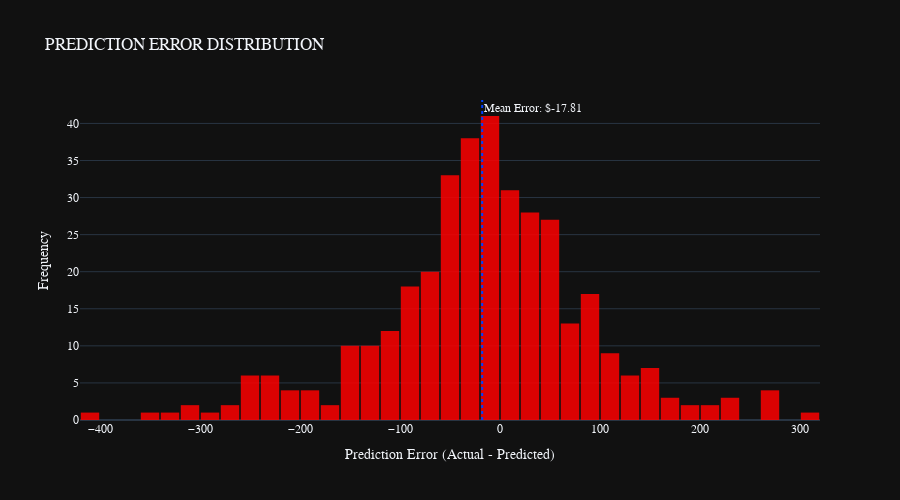

Notebook code for this chart:
### Markdown cell above
# Mean Error Histogram

### Code cell
errors = y_test - y_pred

fig4 = go.Figure()
fig4.add_trace(go.Histogram(
    x=errors,
    nbinsx=50,
    marker_color='#ff0000',
    opacity=0.85,
    name='Errors',
    hovertemplate='Error: $%{x:.2f}<br>Count: %{y}<extra></extra>'
))

# Add mean line
mean_error = errors.mean()
fig4.add_vline(
    x=mean_error, 
    line_dash='dot',
    line_color='#0040ff',
    annotation_text=f'Mean Error: ${mean_error:.2f}'
)

# Dark mode styling
fig4.update_layout(
    title='PREDICTION ERROR DISTRIBUTION',
    xaxis_title='Prediction Error (Actual - Predicted)',
    yaxis_title='Frequency',
    template='plotly_dark',
    bargap=0.08,
    font=dict(family='Arial', size=12),
    height=500,
    showlegend=False
)

fig4.show()

### Figure 1 — Plotly figure (JSON) as saved in the notebook; plotly's stock layout.template omitted (floating-point values rounded to 4 significant figures; data arrays with more than 128 entries replaced by an {"elided": "..."} marker saying what was removed)
{"data": [{"hovertemplate": "Error: $%{x:.2f}<br>Count: %{y}<extra></extra>", "marker": {"color": "#ff0000"}, "name": "Errors", "nbinsx": 50, "opacity": 0.85, "type": "histogram", "x": {"elided": "365 float values"}}], "layout": {"annotations": [{"showarrow": false, "text": "Mean Error: $-17.81", "x": -17.81, "xanchor": "left", "xref": "x", "y": 1, "yanchor": "top", "yref": "y domain"}], "bargap": 0.08, "font": {"family": "Arial", "size": 12}, "height": 500, "shapes": [{"line": {"color": "#0040ff", "dash": "dot"}, "type": "line", "x0": -17.81, "x1": -17.81, "xref": "x", "y0": 0, "y1": 1, "yref": "y domain"}], "showlegend": false, "title": {"text": "PREDICTION ERROR DISTRIBUTION"}, "xaxis": {"title": {"text": "Prediction Error (Actual - Predicted)"}}, "yaxis": {"title": {"text": "Frequency"}}}}
